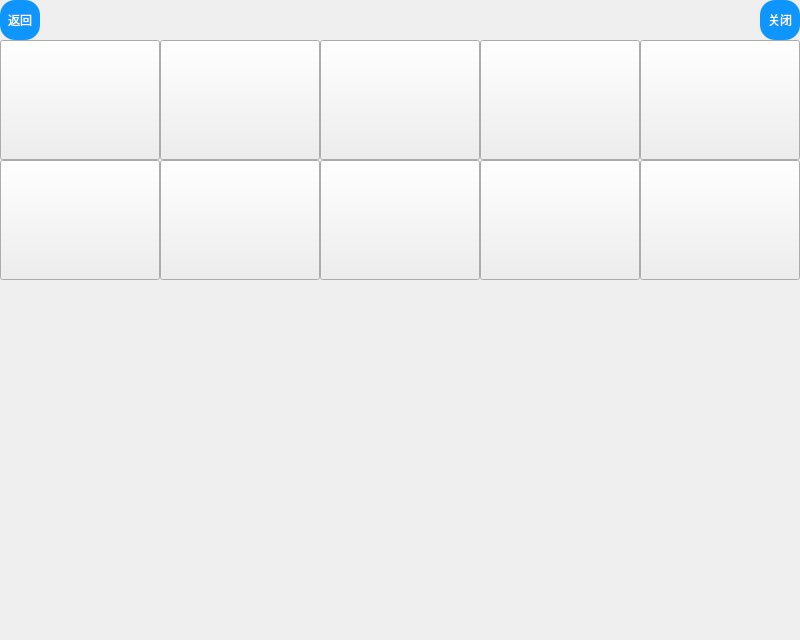
<?xml version="1.0" encoding="UTF-8"?>
<ui version="4.0">
 <class>xiaoneifengjingDialog</class>
 <widget class="QDialog" name="xiaoneifengjingDialog">
  <property name="geometry">
   <rect>
    <x>0</x>
    <y>0</y>
    <width>800</width>
    <height>640</height>
   </rect>
  </property>
  <property name="windowTitle">
   <string>Dialog</string>
  </property>
  <widget class="QPushButton" name="xnfwpb1">
   <property name="geometry">
    <rect>
     <x>0</x>
     <y>0</y>
     <width>40</width>
     <height>40</height>
    </rect>
   </property>
   <property name="styleSheet">
    <string notr="true">QPushButton
{
    font-family:Microsoft Yahei;
    font:=20px;
    color:white;
    background-color:rgb(14 , 150 , 254);
    border-radius:15px;
    height:20px;
    width:20px;
}

QPushButton:hover
{
    background-color:rgb(44 , 137 , 255);
}

QPushButton:pressed
{
    background-color:rgb(14 , 150 , 254);
    padding-left:3px;
    padding-top:3px;
}</string>
   </property>
   <property name="text">
    <string>返回</string>
   </property>
  </widget>
  <widget class="QPushButton" name="xnfwpb2">
   <property name="geometry">
    <rect>
     <x>760</x>
     <y>0</y>
     <width>40</width>
     <height>40</height>
    </rect>
   </property>
   <property name="styleSheet">
    <string notr="true">QPushButton
{
    font-family:Microsoft Yahei;
    font:=20px;
    color:white;
    background-color:rgb(14 , 150 , 254);
    border-radius:15px;
    height:20px;
    width:20px;
}

QPushButton:hover
{
    background-color:rgb(44 , 137 , 255);
}

QPushButton:pressed
{
    background-color:rgb(14 , 150 , 254);
    padding-left:3px;
    padding-top:3px;
}</string>
   </property>
   <property name="text">
    <string>关闭</string>
   </property>
  </widget>
  <widget class="QPushButton" name="pb1">
   <property name="geometry">
    <rect>
     <x>0</x>
     <y>40</y>
     <width>160</width>
     <height>120</height>
    </rect>
   </property>
   <property name="styleSheet">
    <string notr="true">QPushButton
{
    border-image: url(:/baijiang/baijiang.png);
}
QPushButton:hover
{
    background-color:rgb(0,0,0);
}

QPushButton:pressed
{
   border-image: url(:/baijiang/baijiang.png);
}
</string>
   </property>
   <property name="text">
    <string/>
   </property>
  </widget>
  <widget class="QPushButton" name="pb5">
   <property name="geometry">
    <rect>
     <x>640</x>
     <y>40</y>
     <width>160</width>
     <height>120</height>
    </rect>
   </property>
   <property name="styleSheet">
    <string notr="true">
QPushButton
{
  border-image: url(:/scenery/weiminghu2.jpg);
}

QPushButton:hover
{
    background-color:rgb(238 , 39 ,70);
}

QPushButton:pressed
{
   border-image: url(:/scenery/weiminghu2.jpg);
}
</string>
   </property>
   <property name="text">
    <string/>
   </property>
  </widget>
  <widget class="QPushButton" name="pb4">
   <property name="geometry">
    <rect>
     <x>480</x>
     <y>40</y>
     <width>160</width>
     <height>120</height>
    </rect>
   </property>
   <property name="styleSheet">
    <string notr="true">border-image: url(:/scenery/qiudeba.jpg);
QPushButton
{
   border-image: url(:/baijiang/baijiang.png);
}

QPushButton:hover
{
    background-color:rgb(238 , 39 ,70);
}

QPushButton:pressed
{
   border-image: url(:/baijiang/baijiang.png);
}
</string>
   </property>
   <property name="text">
    <string/>
   </property>
  </widget>
  <widget class="QPushButton" name="pb2">
   <property name="geometry">
    <rect>
     <x>160</x>
     <y>40</y>
     <width>160</width>
     <height>120</height>
    </rect>
   </property>
   <property name="styleSheet">
    <string notr="true">
QPushButton
{
   border-image: url(:/scenery/weiminghu1.png);
}

QPushButton:hover
{
    background-color:rgb(238 , 39 ,70);
}

QPushButton:pressed
{
   border-image: url(:/scenery/weiminghu1.png);
}</string>
   </property>
   <property name="text">
    <string/>
   </property>
  </widget>
  <widget class="QPushButton" name="pb3">
   <property name="geometry">
    <rect>
     <x>320</x>
     <y>40</y>
     <width>160</width>
     <height>120</height>
    </rect>
   </property>
   <property name="styleSheet">
    <string notr="true">QPushButton
{
  border-image: url(:/door/door3.jpg);
}

QPushButton:hover
{
    background-color:rgb(238 , 39 ,70);
}

QPushButton:pressed
{
   border-image: url(:/door/door3.jpg);
}

</string>
   </property>
   <property name="text">
    <string/>
   </property>
  </widget>
  <widget class="QPushButton" name="pb6">
   <property name="geometry">
    <rect>
     <x>0</x>
     <y>160</y>
     <width>160</width>
     <height>120</height>
    </rect>
   </property>
   <property name="styleSheet">
    <string notr="true">
QPushButton
{
  border-image: url(:/scenery/xiaoshiguan.jpg);
}

QPushButton:hover
{
    background-color:rgb(238 , 39 ,70);
}

QPushButton:pressed
{
  border-image: url(:/scenery/xiaoshiguan.jpg);
}
</string>
   </property>
   <property name="text">
    <string/>
   </property>
  </widget>
  <widget class="QPushButton" name="pb7">
   <property name="geometry">
    <rect>
     <x>160</x>
     <y>160</y>
     <width>160</width>
     <height>120</height>
    </rect>
   </property>
   <property name="styleSheet">
    <string notr="true">
QPushButton
{
   border-image: url(:/door/door4.jpg);
}

QPushButton:hover
{
    background-color:rgb(238 , 39 ,70);
}

QPushButton:pressed
{
 border-image: url(:/door/door4.jpg);
}
</string>
   </property>
   <property name="text">
    <string/>
   </property>
  </widget>
  <widget class="QPushButton" name="pb8">
   <property name="geometry">
    <rect>
     <x>320</x>
     <y>160</y>
     <width>160</width>
     <height>120</height>
    </rect>
   </property>
   <property name="styleSheet">
    <string notr="true">
QPushButton
{
  border-image: url(:/door/door5.jpg);
}

QPushButton:hover
{
    background-color:rgb(238 , 39 ,70);
}

QPushButton:pressed
{
  border-image: url(:/door/door5.jpg);
}
</string>
   </property>
   <property name="text">
    <string/>
   </property>
  </widget>
  <widget class="QPushButton" name="pb9">
   <property name="geometry">
    <rect>
     <x>480</x>
     <y>160</y>
     <width>160</width>
     <height>120</height>
    </rect>
   </property>
   <property name="styleSheet">
    <string notr="true">
QPushButton
{
  border-image: url(:/scenery/iloveimg-resized (1)/tushuguan.png)；
}

QPushButton:hover
{
    background-color:rgb(238 , 39 ,70);
}

QPushButton:pressed
{
  border-image: url(:/scenery/iloveimg-resized (1)/tushuguan.png)；
}
</string>
   </property>
   <property name="text">
    <string/>
   </property>
  </widget>
  <widget class="QPushButton" name="pb10">
   <property name="geometry">
    <rect>
     <x>640</x>
     <y>160</y>
     <width>160</width>
     <height>120</height>
    </rect>
   </property>
   <property name="styleSheet">
    <string notr="true">
QPushButton
{
  border-image: url(:/scenery/iloveimg-resized (1)/xintaiyang.png);
}

QPushButton:hover
{
    background-color:rgb(238 , 39 ,70);
}

QPushButton:pressed
{
 border-image: url(:/scenery/iloveimg-resized (1)/xintaiyang.png);
}
</string>
   </property>
   <property name="text">
    <string/>
   </property>
  </widget>
 </widget>
 <resources/>
 <connections/>
</ui>
